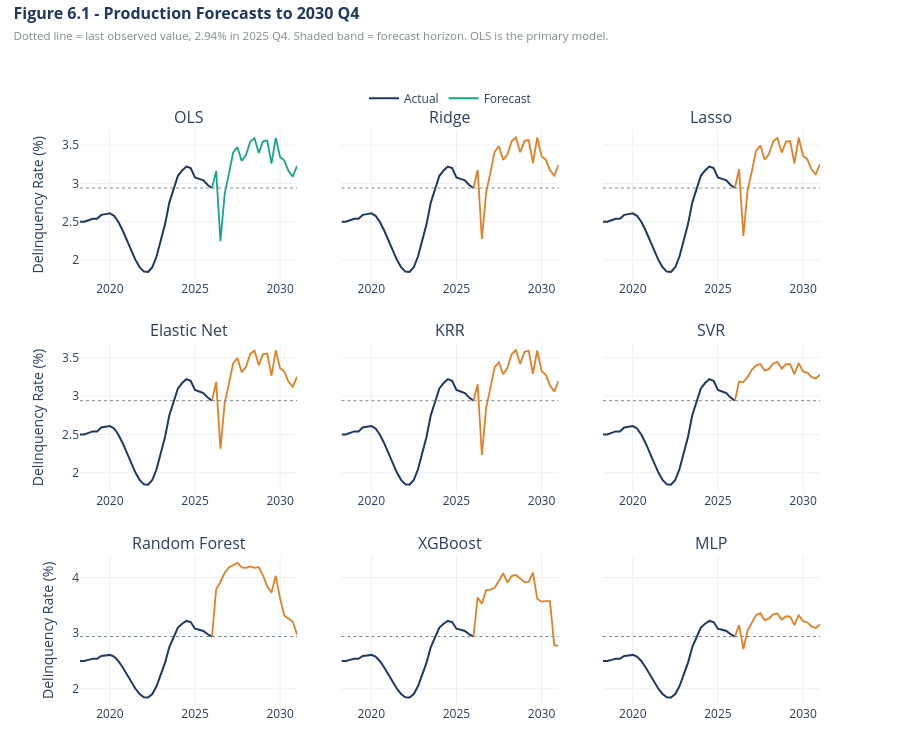

The notebook cell saved with this chart:
### Code cell
# 6.5 - Figure 6.1 production forecasts, one panel per model
# Each model refitted on the full 137-quarter history and projected forward on the Stage A
# macro paths. Tree ensembles and RBF kernels cannot predict outside the range of their
# training data, so flat or bounded paths reflect model structure rather than economics.
hist = df[TARGET].loc[:EVAL_END].dropna()
link = lambda s: ([hist.index[-1]] + list(s.index), [hist.iloc[-1]] + list(s.values))

fcst_all = {n: pd.Series(results[n]['fcst_pred'],
                         index=pd.DatetimeIndex(results[n]['idx_fcst']))
            for n in MODEL_NAMES}

recent   = hist.loc['2018':]
last_obs = df.loc[EVAL_END, TARGET]

ncols = 3
nrows = int(np.ceil(len(MODEL_NAMES) / ncols))
fig = make_subplots(rows=nrows, cols=ncols, subplot_titles=MODEL_NAMES,
                    vertical_spacing=0.11, horizontal_spacing=0.06,
                    shared_yaxes=True)

for i, name in enumerate(MODEL_NAMES):
    r, c = i // ncols + 1, i % ncols + 1
    xf, yf = link(fcst_all[name])
    colour = TEAL if name == 'OLS' else AMBER

    fig.add_vrect(x0=FCST_START, x1=FCST_END, row=r, col=c,
                  fillcolor='rgba(23,165,137,0.05)', line_width=0)
    fig.add_trace(go.Scatter(x=recent.index, y=recent.values, mode='lines', name='Actual',
                             line=dict(color=NAVY, width=2),
                             showlegend=(i == 0)), row=r, col=c)
    fig.add_trace(go.Scatter(x=xf, y=yf, mode='lines', name='Forecast',
                             line=dict(color=colour, width=1.8),
                             showlegend=(i == 0)), row=r, col=c)
    fig.add_hline(y=last_obs, line_dash='dot', line_color=GREY, line_width=1,
                  row=r, col=c)

fig.update_layout(
    title=dict(text=('<b>Figure 6.1 - Production Forecasts to 2030 Q4</b>'
                     f'<br><span style="font-size:11.5px;color:{GREY}">'
                     f'Dotted line = last observed value, {last_obs:.2f}% in 2025 Q4. '
                     'Shaded band = forecast horizon. OLS is the primary model.</span>'),
               font=dict(size=16, color=NAVY), x=0.015, xanchor='left',
               y=0.975, yanchor='top'),
    template=TEMPLATE, height=250 * nrows,
    legend=dict(orientation='h', yanchor='bottom', y=1.03, xanchor='center', x=0.5),
    margin=dict(t=130, b=45))
fig.update_yaxes(title_text='Delinquency Rate (%)', col=1)
fig.show()
